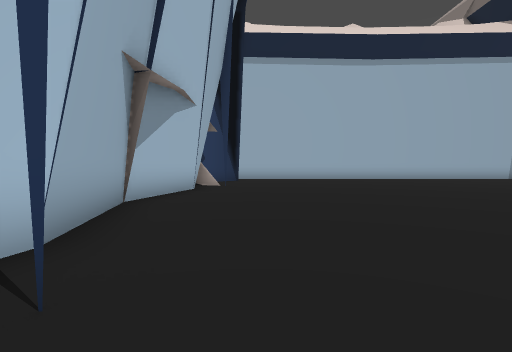
View 1 (above)

17 first-person views from a walk through a Godot game level. The camera is 1.5 m above the floor, tilts 2° down and sees 80° across. The floor is counted in squares, 2 m on a side. Each view is taken from the middle of a square. On the plan, view 1 faces up. The plan holds only what a view shows up to about 10 squares ahead; the rest is blank. The place goes on beyond the plan.

View 2
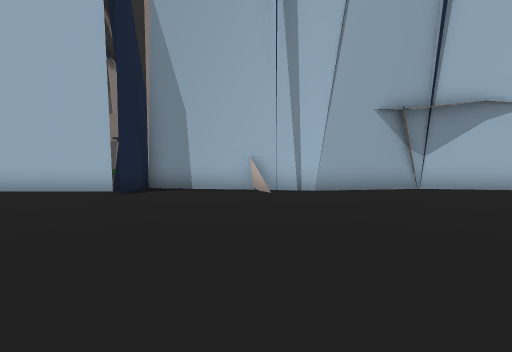

View 3
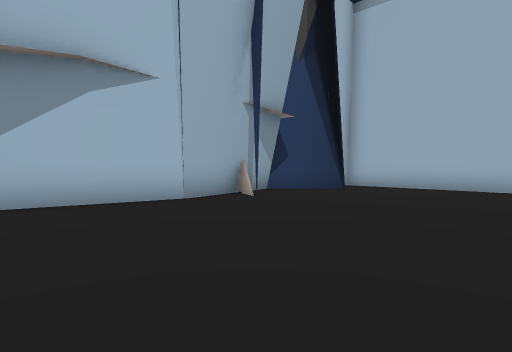

View 4
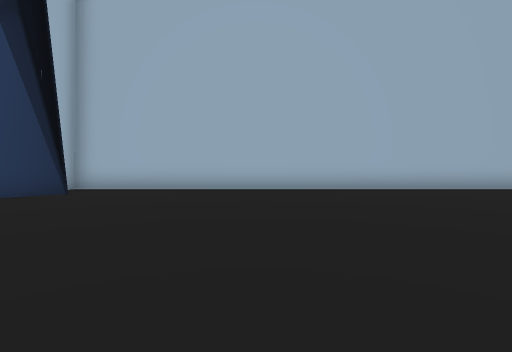

View 5
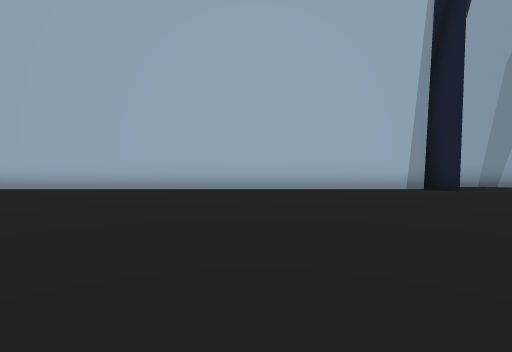

View 6
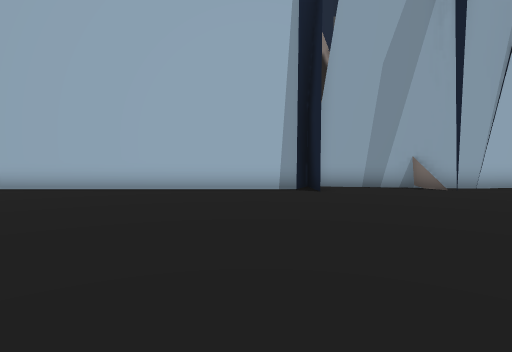

View 7
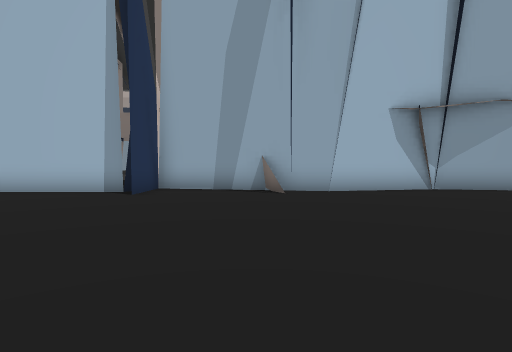

View 8
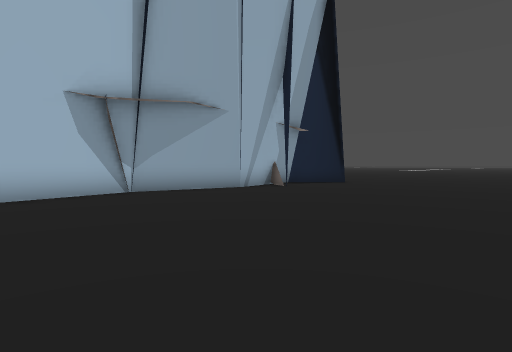

View 9
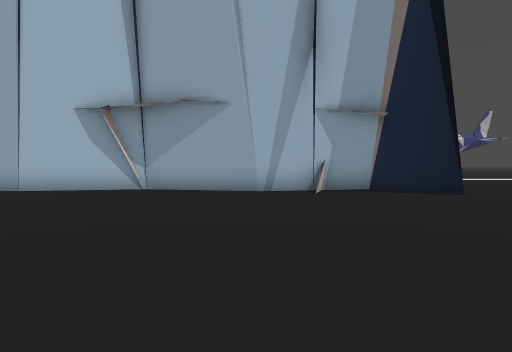

View 10
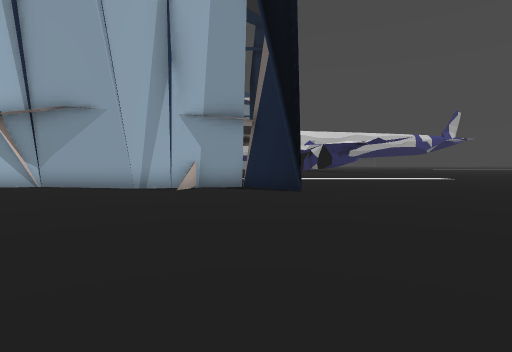

View 11
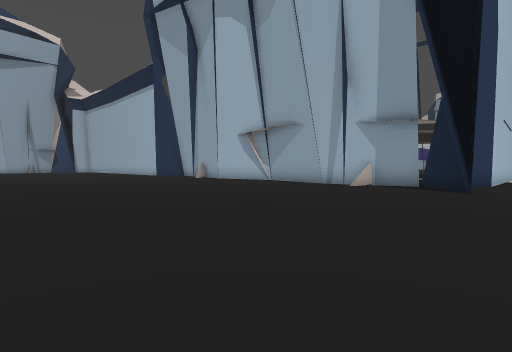

View 12
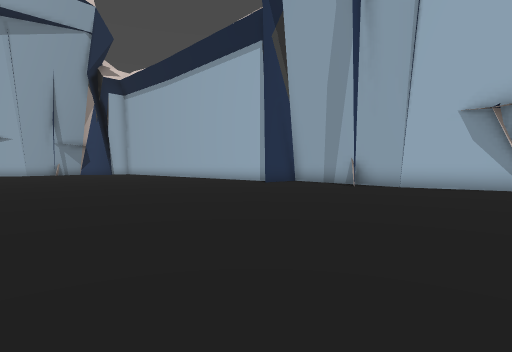

View 13
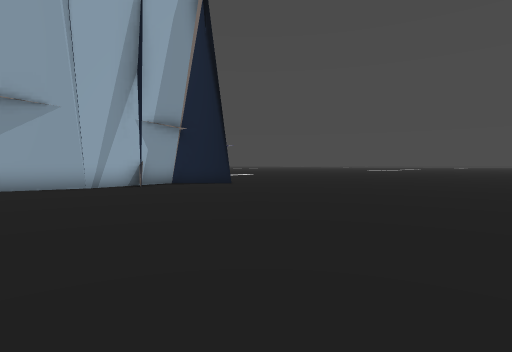

View 14
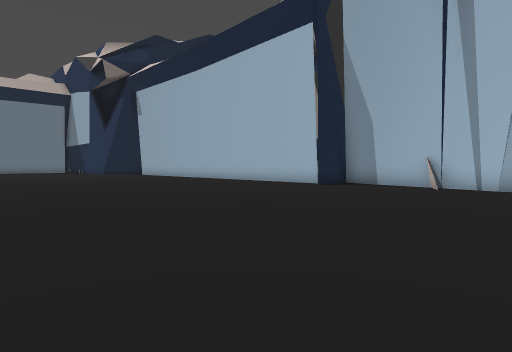

View 15
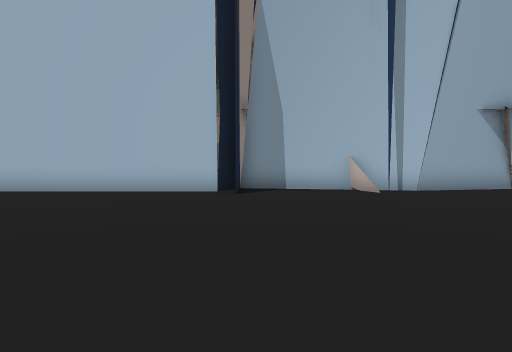

View 16
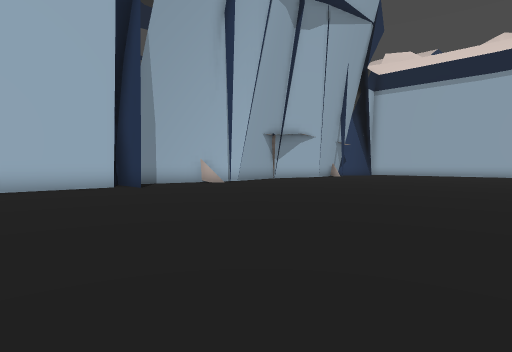

View 17
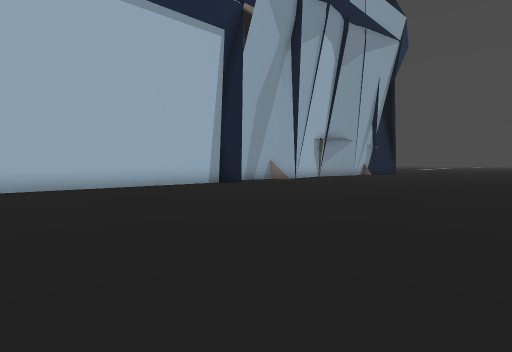

### Floor plan
Points are (right, up) in squares from view 1. A wall is a line through its corners. A room is listed if a view was taken in it or the views show most of it. See-through windows are left out.
Room 1 (views 1, 2, 3, 4, 5, 6, 7, 8, 9, 10, 11, 12, 13, 14, 15, 16, 17)
walls: (18.7, 16.2) (18.3, 17.2); (14.4, 17) (14.2, 16.5) (-1.7, 16.5) (-1.7, 16); (14.9, 17.7) (14.9, 15.6) (14.9, 17); (27.1, 16.8) (23.6, 17.5) (20.3, 16.8) (14.9, 17.8); (27.5, 16.7) (26.9, 16.8); (29, 17.1) (28.7, 16.3); (-1.4, 1.3) (-2.4, 0.9); (-1.9, 9.9) (-2.6, 6.1); (-2.6, 5.9) (-1.9, 2.7) (-3, -2.6); (30.6, 17.4) (27.1, 16.7); (32.4, 15.8) (30.6, 17.6); (-0.9, 15.1) (-2.8, 13.2); (32.4, 16) (32.1, 15.6); (-2.9, -2) (-2.8, -2.7) (-1.7, -3.2) (-1.7, -7.5); (-2.5, 13.2) (-1.9, 9.9) (-1.9, 9.5); (-2.9, -2.5) (-0.9, -2.5)

Where each view was taken, in squares from view 1:
view 1: 0 up, 0 right, facing up
view 2: 1 up, 7 right, facing left
view 3: 6 up, 4 right, facing up-left
view 4: 7 up, 4 right, facing up
view 5: 7 up, 9 right, facing up
view 6: 7 up, 13 right, facing up
view 7: 8 up, 18 right, facing up
view 8: 9 up, 20 right, facing up-right
view 9: 8 up, 27 right, facing up
view 10: 7 up, 31 right, facing up
view 11: 6 up, 34 right, facing up-left
view 12: 6 up, 24 right, facing up-left
view 13: 6 up, 24 right, facing up-right
view 14: 4 up, 9 right, facing down-left
view 15: 2 down, 7 right, facing left
view 16: 7 down, 9 right, facing up-left
view 17: 6 up, 6 right, facing up-right
